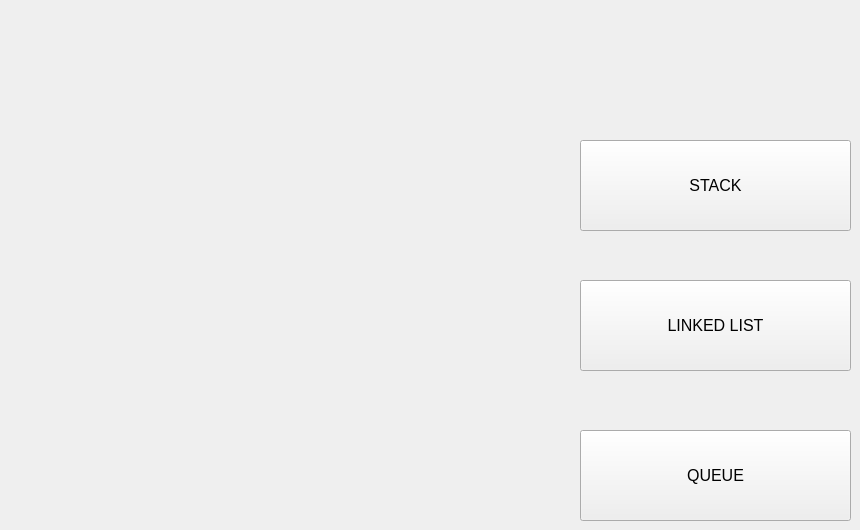
      <widget class="QWidget" name="tab_11">
       <attribute name="title">
        <string>MAIN</string>
       </attribute>
       <widget class="QPushButton" name="pushButton">
        <property name="geometry">
         <rect>
          <x>580</x>
          <y>280</y>
          <width>271</width>
          <height>91</height>
         </rect>
        </property>
        <property name="font">
         <font>
          <pointsize>12</pointsize>
         </font>
        </property>
        <property name="text">
         <string>LINKED LIST</string>
        </property>
       </widget>
       <widget class="QPushButton" name="pushButton_2">
        <property name="geometry">
         <rect>
          <x>580</x>
          <y>430</y>
          <width>271</width>
          <height>91</height>
         </rect>
        </property>
        <property name="font">
         <font>
          <pointsize>12</pointsize>
         </font>
        </property>
        <property name="text">
         <string>QUEUE</string>
        </property>
       </widget>
       <widget class="QPushButton" name="pushButton_3">
        <property name="geometry">
         <rect>
          <x>580</x>
          <y>140</y>
          <width>271</width>
          <height>91</height>
         </rect>
        </property>
        <property name="font">
         <font>
          <pointsize>12</pointsize>
         </font>
        </property>
        <property name="text">
         <string>STACK</string>
        </property>
       </widget>
      </widget>
